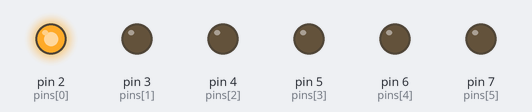
Simulated run of this sketch. Board: Arduino Uno, built with avr-gcc and run on an emulated ATmega328P. On the bench: output pins drawn as LEDs (lit = HIGH).

Above: at 0.05 s.
At 0.55 s:
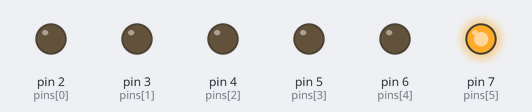
At 0.75 s:
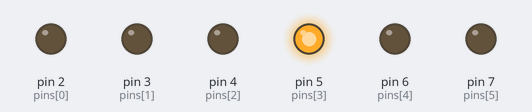
At 1.45 s:
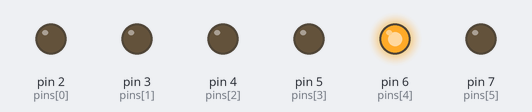
At 2.15 s:
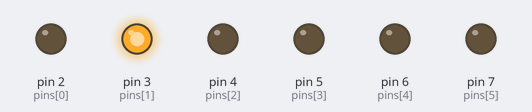
At 2.85 s:
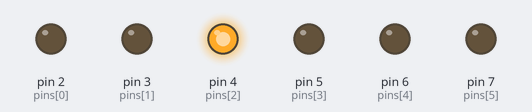
Timing chart, 0 to 3.1 s (numbered marks = the images above):
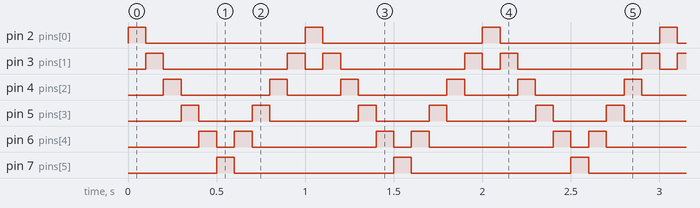

Measured:
- by itself, pin 2 (pins[0]), pin 7 (pins[5]): alternates HIGH for 0.10 s and LOW for 0.90 s
- by itself, pin 3 (pins[1]): repeats every 1.0 s: LOW 0.70 s, HIGH 0.10 s, LOW 0.10 s, HIGH 0.10 s
- by itself, pin 4 (pins[2]): repeats every 1.0 s: LOW 0.50 s, HIGH 0.10 s, LOW 0.30 s, HIGH 0.10 s
- by itself, pin 5 (pins[3]): repeats every 1.0 s: LOW 0.30 s, HIGH 0.10 s, LOW 0.50 s, HIGH 0.10 s
- by itself, pin 6 (pins[4]): repeats every 1.0 s: LOW 0.10 s, HIGH 0.10 s, LOW 0.70 s, HIGH 0.10 s

The sketch:

lauflicht.ino
```cpp
int anzahl = 6;
int pins[] = {2,3,4,5,6,7};

void setup() {
  for(int i=0; i<anzahl; i=i+1) {
    pinMode(pins[i], OUTPUT);
  }
}

void loop() {
  for(int i=0; i<anzahl; i=i+1) {
     digitalWrite(pins[i], HIGH);
     delay(100);
     digitalWrite(pins[i], LOW);
  }
  for(int i=4; i>0; i=i-1) {
     digitalWrite(pins[i], HIGH);
     delay(100);
     digitalWrite(pins[i], LOW);
  }
}
```
